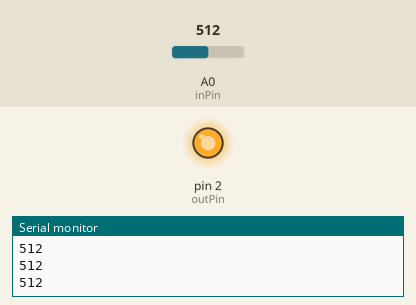
The sketch below on a simulated Arduino Uno, built with avr-gcc and run on an emulated ATmega328P. Shown: output pins drawn as LEDs (lit = HIGH), the last lines printed to the serial monitor. The test bench sets the inputs (shaded band); at power-on: A0 (inPin) = 512.

Above: at 1.2 s.
1.3 s: A0 (inPin) set to 481
At 2.1 s:
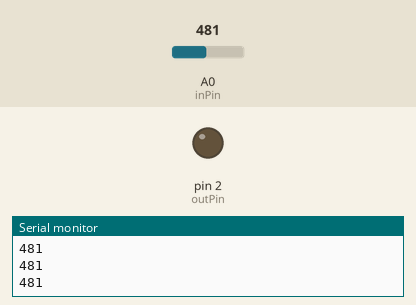
2.8 s: A0 (inPin) set to 510
At 3.4 s:
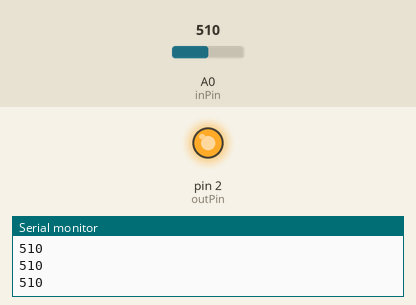
4.3 s: A0 (inPin) set to 490
At 5.6 s:
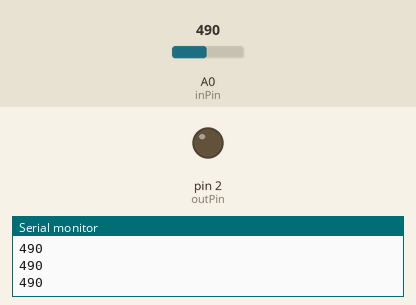
Timing chart, 0 to 7.3 s (numbered marks = the images above; inputs shaded):
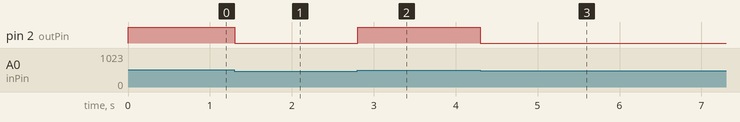

The sketch:

LED_Dim.ino
```cpp
const int inPin = A0;
const int outPin = 2;
int power = 0;
void setup() {
  Serial.begin(9600);
  pinMode(inPin, INPUT);
  pinMode(outPin, OUTPUT);
  digitalWrite(outPin, LOW);
}

void loop () {
  power = analogRead(inPin);
  if (power>=500){
    digitalWrite(outPin, HIGH);
  }
  else {
    digitalWrite(outPin, LOW);
  }
  Serial.println(analogRead(inPin));
}
```

Measured:
- the behaviour switches between 500 and 499 on A0 (inPin) (found by bisection; images 0 and 1)
- after the input at 1.3 s, pin 2 (outPin): HIGH → LOW at once
- after the input at 2.8 s, pin 2 (outPin): LOW → HIGH at once
- after the input at 4.3 s, pin 2 (outPin): HIGH → LOW at once
